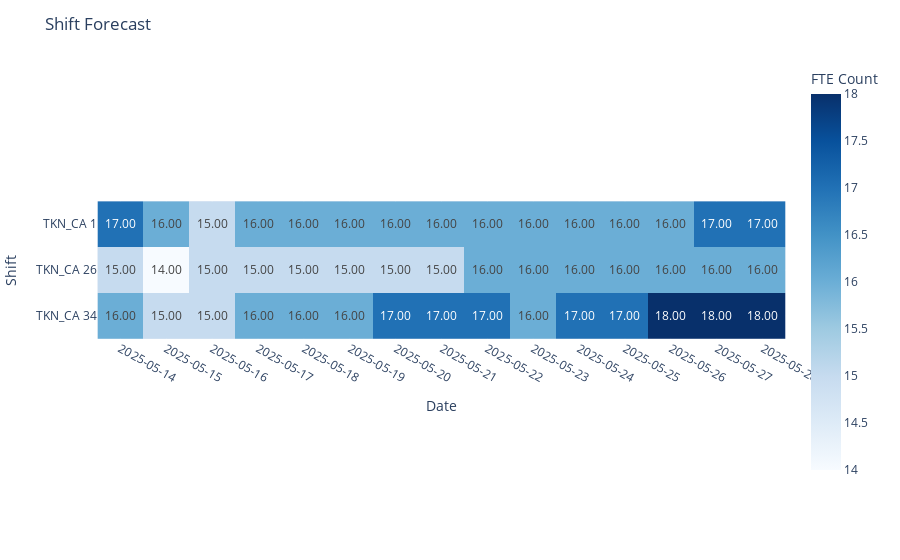

Notebook cell for this chart:
### Code cell
# Giả sử biến bạn đang dùng là result
fig = px.imshow(
    result.pivot(index='shift', columns='date', values='FTE_count'),
    labels=dict(x="Date", y="Shift", color="FTE Count"),
    color_continuous_scale='Blues',
    text_auto=".2f"  # hiển thị số ngay trong ô
)

fig.update_layout(
    title="Shift Forecast",
    xaxis_title="Date",
    yaxis_title="Shift",
    xaxis=dict(type='category'),
    yaxis=dict(type='category'),
    autosize=True
)

fig.show()

### Figure 1 — Plotly figure (JSON) as saved in the notebook; plotly's stock layout.template omitted (floating-point values rounded to 4 significant figures)
{"data": [{"coloraxis": "coloraxis", "hovertemplate": "Date: %{x}<br>Shift: %{y}<br>FTE Count: %{z}<extra></extra>", "name": "0", "texttemplate": "%{z:.2f}", "type": "heatmap", "x": ["2025-05-14", "2025-05-15", "2025-05-16", "2025-05-17", "2025-05-18", "2025-05-19", "2025-05-20", "2025-05-21", "2025-05-22", "2025-05-23", "2025-05-24", "2025-05-25", "2025-05-26", "2025-05-27", "2025-05-28"], "xaxis": "x", "y": ["TKN_CA 1", "TKN_CA 26", "TKN_CA 34"], "yaxis": "y", "z": [[17, 16, 15, 16, 16, 16, 16, 16, 16, 16, 16, 16, 16, 17, 17], [15, 14, 15, 15, 15, 15, 15, 15, 16, 16, 16, 16, 16, 16, 16], [16, 15, 15, 16, 16, 16, 17, 17, 17, 16, 17, 17, 18, 18, 18]]}], "layout": {"autosize": true, "coloraxis": {"colorbar": {"title": {"text": "FTE Count"}}, "colorscale": [[0, "rgb(247,251,255)"], [0.125, "rgb(222,235,247)"], [0.25, "rgb(198,219,239)"], [0.375, "rgb(158,202,225)"], [0.5, "rgb(107,174,214)"], [0.625, "rgb(66,146,198)"], [0.75, "rgb(33,113,181)"], [0.875, "rgb(8,81,156)"], [1, "rgb(8,48,107)"]]}, "margin": {"t": 60}, "title": {"text": "Shift Forecast"}, "xaxis": {"anchor": "y", "constrain": "domain", "domain": [0, 1], "scaleanchor": "y", "title": {"text": "Date"}, "type": "category"}, "yaxis": {"anchor": "x", "autorange": "reversed", "constrain": "domain", "domain": [0, 1], "title": {"text": "Shift"}, "type": "category"}}}
